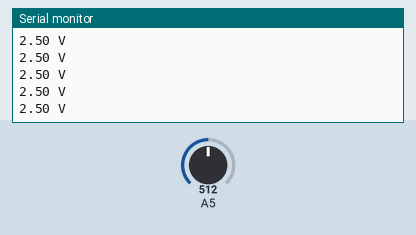
Simulated run of this sketch. Board: Arduino Uno, built with avr-gcc and run on an emulated ATmega328P. Shown: the last lines printed to the serial monitor. Inputs (shaded band) come from the test bench; at power-on: A5 = 512.

Above: at 1.2 s.
1.3 s: A5 set to 716
At 1.56 s:
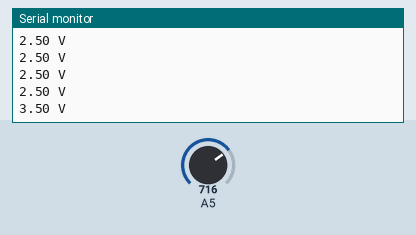
2.8 s: A5 set to 900
At 2.96 s:
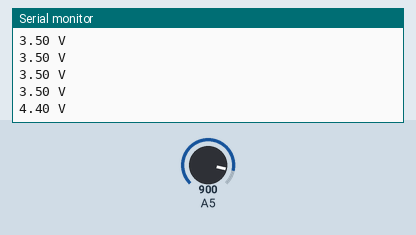
Timing chart, 0 to 5.8 s (numbered marks = the images above; inputs shaded):
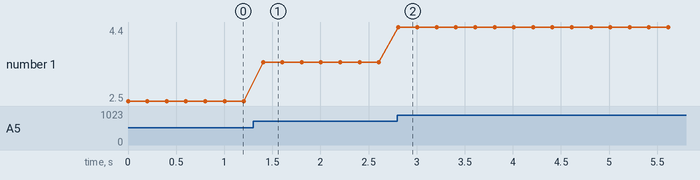

Measured:
- after the input at 1.3 s, the serial monitor: prints a new line after 0.10 s (image 1)
- after the input at 2.8 s, the serial monitor: prints a new line at once (image 2)
- plotted number 1: 2.5 → 3.5 after the input at 1.3 s, 3.5 → 4.4 after the input at 2.8 s

The sketch:

analogRead.ino
```cpp
int odczytywanaWartosc = 0;
float napiecie = 0; //Wartość przeliczona na napięcie w V

void setup() {
  Serial.begin(9600); //Ustawienie prędkości transmisji
  Serial.println(" ");

}

void loop() {
  odczytywanaWartosc = analogRead(A5);
  napiecie = odczytywanaWartosc * (5.0/1023.0);
  Serial.print(napiecie);
  Serial.println(" V");
  delay(200);
}
```
